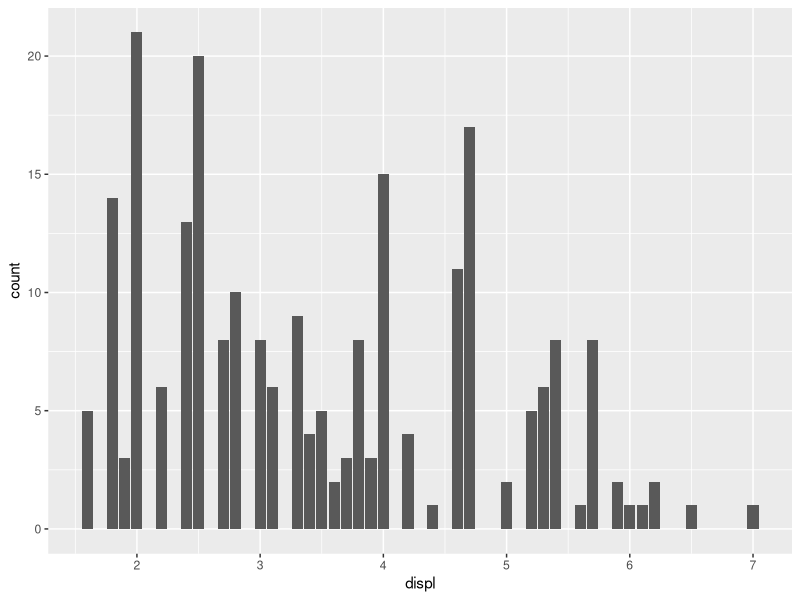
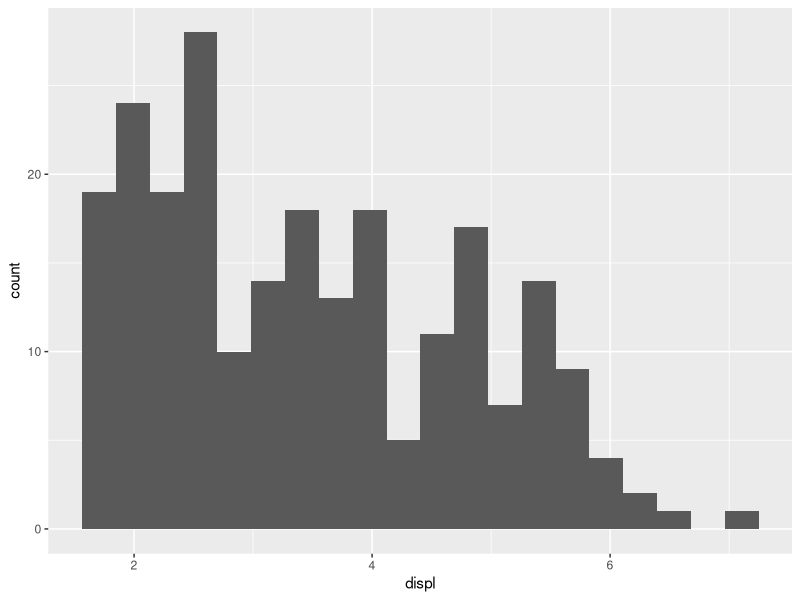
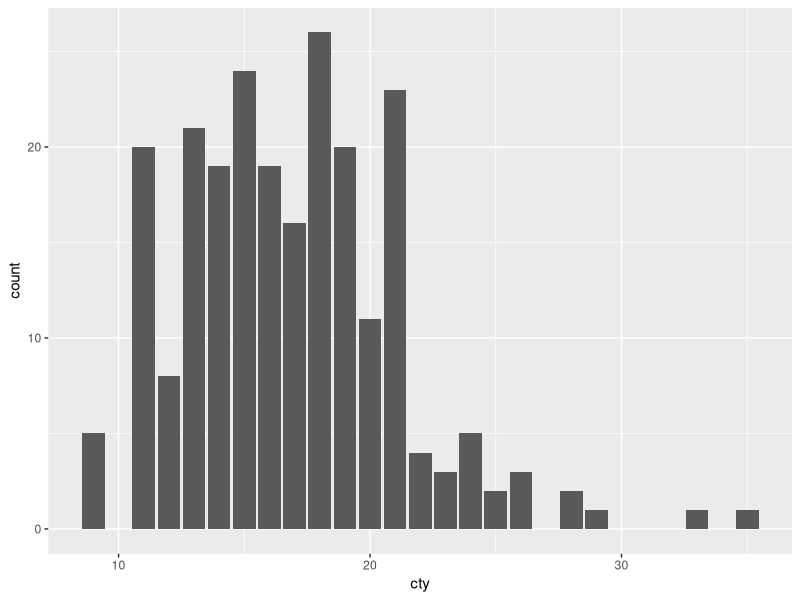
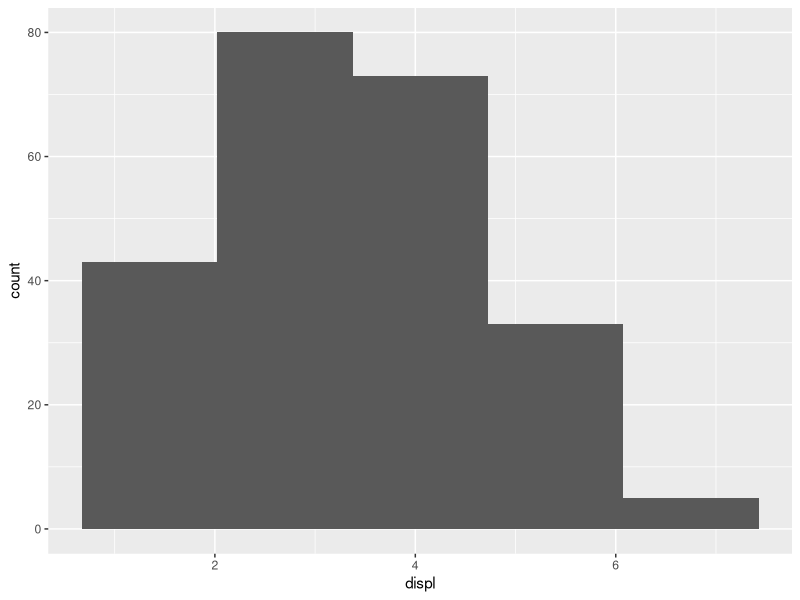
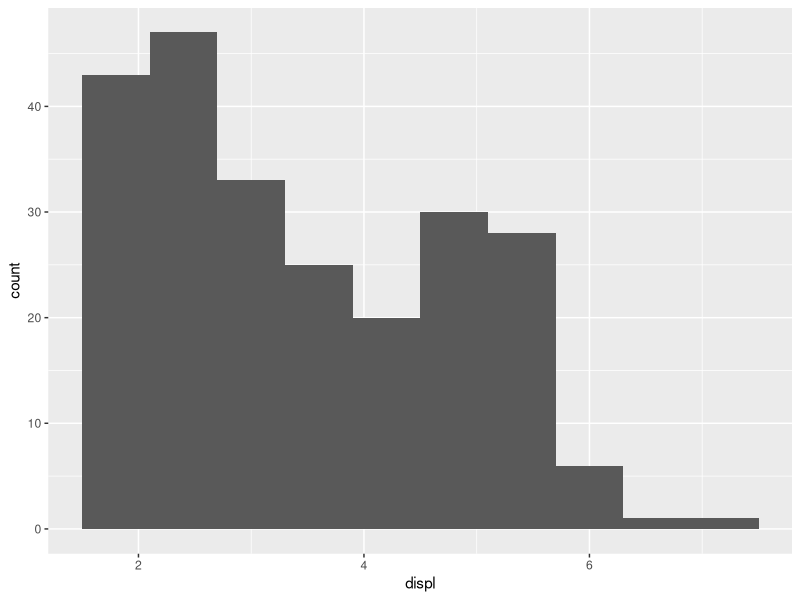
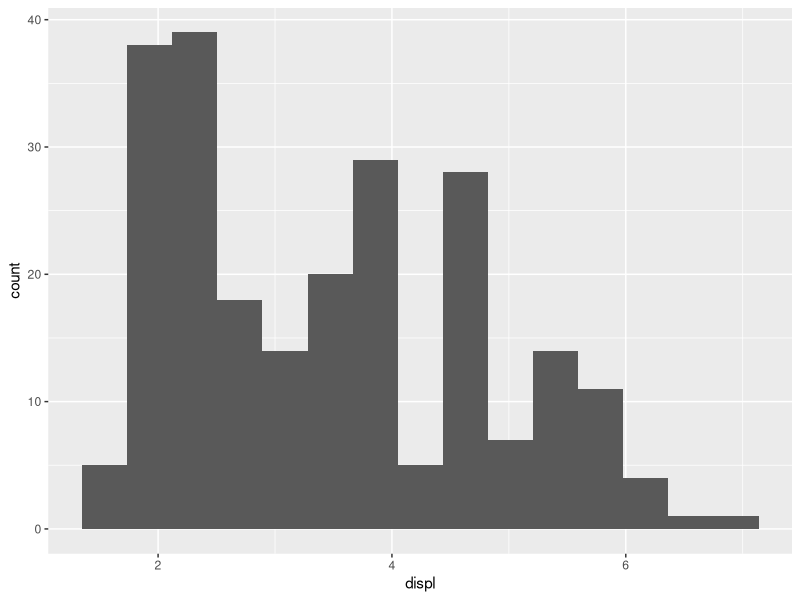
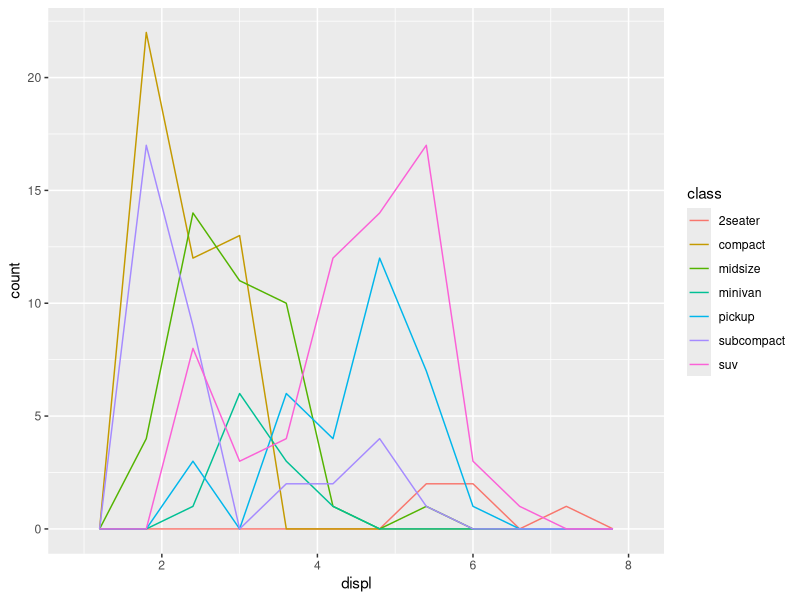
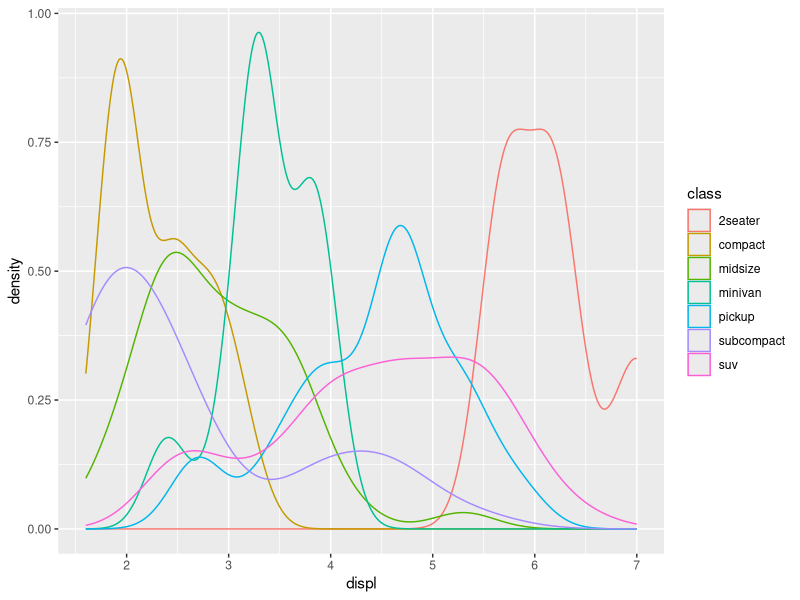

R code for these plots, in order:
## ---- chunk 1
# knitr options
knitr::opts_chunk$set(echo = TRUE)
## ---- chunk 2
library(tidyverse)
## ---- chunk 3
## NOTE: No need to modify
mpg %>% 
  ggplot(aes(displ)) +
  geom_bar()
## ---- chunk 4
## NOTE: No need to modify
mpg %>% 
  ggplot(aes(displ)) +
  geom_histogram(bins = 20)
## ---- chunk 5
## TASK: Make a histogram of
mpg %>% 
  ggplot(aes(cty)) +
  geom_bar()
# TODO: Finish this code
## ---- chunk 6
## NOTE: No need to modify
mpg %>% 
  ggplot(aes(displ)) +
  geom_histogram(bins = 5)
## ---- chunk 7
## NOTE: No need to modify
mpg %>% 
  ggplot(aes(displ)) +
  geom_histogram(bins = 10)
## ---- chunk 8
## NOTE: No need to modify
mpg %>% 
  ggplot(aes(displ)) +
  geom_histogram(bins = 15)
## ---- chunk 9
## NOTE: No need to modify
mpg %>%
  ggplot(aes(displ, color = class)) +
  geom_freqpoly(bins = 10)
## ---- chunk 10
## NOTE: No need to modify
mpg %>%
  ggplot(aes(displ, color = class)) +
  geom_density()
## ---- chunk 11
## NOTE: No need to modify
mpg %>%
  ggplot(aes(cty, color = class)) +
  geom_freqpoly(bins = 10)
## ---- chunk 12
## NOTE: No need to modify
mpg %>%
  ggplot(aes(cty, color = class)) +
  geom_density()
## ---- chunk 13
mpg %>%
  ggplot(aes(cty, color = class)) +
  geom_density()
## ---- chunk 14
## TODO: Run this chunk; play with differnet bin widths
diamonds %>%
  filter(carat < 1.1) %>%

  ggplot(aes(carat)) +
  geom_histogram(binwidth = 0.005, boundary = 0.005) +
  scale_x_continuous(
    breaks = seq(0, 1, by = 0.1)

  )
